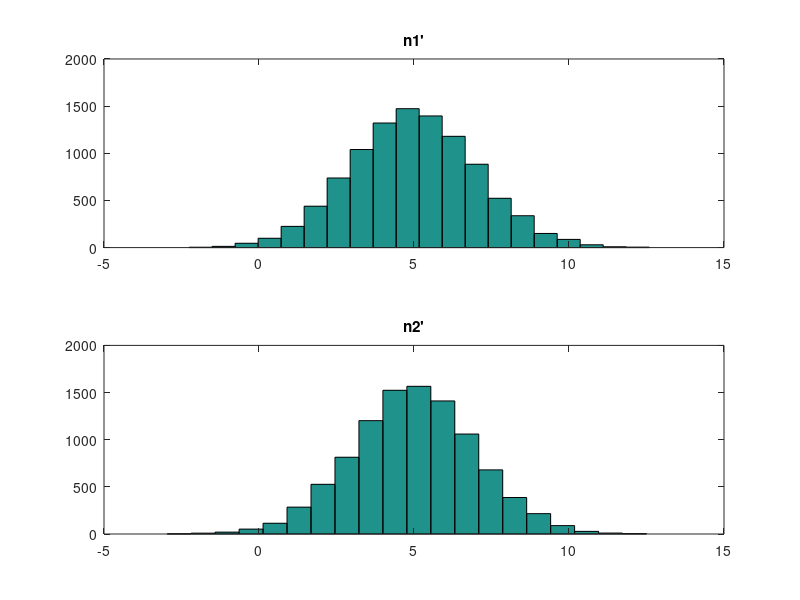

MATLAB code for this plot:
% Przekształcenie Boxa-Millera

N = 10000;
r1 = rand(1,N);
r2 = rand(1,N);
% zaminana rozkąłdu równomiernego na n
n1 = sqrt(-2*log(r1)) .* cos(2*pi*r2);
n2 = sqrt(-2*log(r1)) .* sin(2*pi*r2);

% Parametry nowego rozkładu na normalny
mu = 5;  % Nowa średnia
sigma = 2;  % Nowe odchylenie standardowe

% Transformacja na nowy rozkład
n1_prime = sigma * n1 + mu;
n2_prime = sigma * n2 + mu;

% Rysowanie histogramów dla nowych danych
figure;
subplot(211); hist(n1_prime, 20); title('n1''');
subplot(212); hist(n2_prime, 20); title('n2''');
